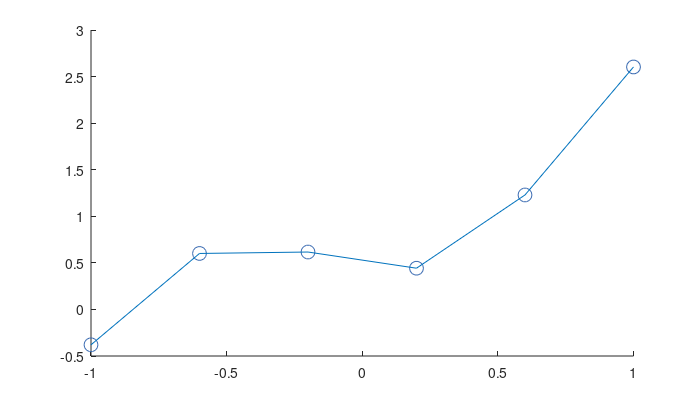

Write MATLAB code to recreate this figure. (Note: this script raises an error after producing the figure.)
%% FF_GRAPH_GRID Grid based Graph, x-axis one param, color another param, over outcomes
%    FF_GRAPH_GRID() draws matrix values (MT_VALUE) as Y, columns
%    (AR_COL_GRID) as X, and rows (AR_ROW_GRID) as separate lines. For
%    example columns could be asset points, and rows could be corresponding
%    to different shocks, and MT_VALUE are different policy optimal chocies
%    given asset and shock points. The AR_ROW_GRID values can be 
%
%    * MT_VALUE R by C numeric matrix
%    * AR_COL_GRID 1 by C array, numeric array
%    * AR_ROW_GRID 1 by R array, numeric or string array (NOT CHAR array)
%    * MP_SUPPORT_GRAPH container map
%
%    MP_SUPPORT_GRAPH keys and Example Values: 
%
%    MP_SUPPORT_GRAPH = containers.Map('KeyType', 'char', 'ValueType', 'any');
%    MP_SUPPORT_GRAPH('cl_st_graph_title') = {'title line main', 'title line 2'};
%    MP_SUPPORT_GRAPH('cl_st_ytitle') = {'y title, matrix values', 'y line 2'};
%    MP_SUPPORT_GRAPH('cl_st_xtitle') = {'x title, matrix columns', 'x line 2'};
%    MP_SUPPORT_GRAPH('st_rowvar_name') = 'category rows';
%    MP_SUPPORT_GRAPH('st_legend_loc') = 'northwest';
%    MP_SUPPORT_GRAPH('bl_graph_logy') = true;
%    MP_SUPPORT_GRAPH('it_legend_select') = 5;
%    MP_SUPPORT_GRAPH('st_rounding') = '.2f';
%    MP_SUPPORT_GRAPH('cl_scatter_shapes') = {'s', 'x', 'o', 'd'};
%    MP_SUPPORT_GRAPH('cl_colors') = {'blue', 'red', 'black', 'green'};
%      
%    Possible Colors:
%    {'blue', 'red', 'black', 'green', 'brown', 'purple', 'gray', 'orange'}
%
%    When the number of rows (shocks) is below six, each line will have
%    a scatter point overlay with different scatter patterns.
%
%    Each rows (shocks), will have a different color from a color
%    spectrum. In the legend, at most 5 color/shape values will be shown.
%    When the number of rows exceeds 5, only five colors will be shown. The
%    middle color could be zero shock, the boundary points are highest and
%    lowest shock points.
%
%    FF_GRAPH_GRID() draw figure with a testing matrix. f(row, col), 6 row
%    values, 10 column values, f are growing splines with different
%    x-intercepts and random shocks
%
%    FF_GRAPH_GRID(MT_VALUE) draw a figure with a matrix of values. The
%    matrix values will show up as y=axis values. The x-axis will be column
%    index. Each row will have a different colored/patterned line. Legend
%    indicates row index.
%
%    FF_GRAPH_GRID(MT_VALUE, AR_ROW_GRID, AR_COL_GRID) uses the column grid
%    values as x-axis points, and row-grid points as legend labels.
%
%    FF_GRAPH_GRID(MT_VALUE, AR_ROW_GRID, AR_COL_GRID, MP_SUPPORT_GRAPH)
%    overrides local default options.
%
%    See also FX_GRAPH_GRID

%%
function varargout = ff_graph_grid(varargin)

%% Parse Main Inputs and Set Defaults

if (~isempty(varargin))
    
    if (length(varargin)==1)
        mt_value = varargin{:};
        [it_rows, it_cols] = size(mt_value);
        ar_row_grid = num2str(1:1:it_rows);
        ar_col_grid = 1:1:it_cols;
    elseif (length(varargin)==3)
        [mt_value, ar_row_grid, ar_col_grid] = varargin{:};
    elseif (length(varargin)==4)
        [mt_value, ar_row_grid, ar_col_grid, mp_support_graph_ext] = varargin{:};
    end
    
else
    
    close all;
    ar_row_grid = linspace(-4, 11, 8);
    ar_col_grid = linspace(-1, 1, 6);
    rng(123);
    mt_value = 0.2*ar_row_grid' + exp(ar_col_grid) + rand([length(ar_row_grid), length(ar_col_grid)]);
    
end

%% Set and Update Graph Support Map
mp_support_graph = containers.Map('KeyType', 'char', 'ValueType', 'any');
mp_support_graph('cl_st_graph_title') = {'title line main', 'title line 2'};
mp_support_graph('cl_st_ytitle') = {'y title, matrix values', 'y line 2'};
mp_support_graph('cl_st_xtitle') = {'x title, matrix columns', 'x line 2'};
mp_support_graph('st_rowvar_name') = 'category rows';
mp_support_graph('st_legend_loc') = 'northwest';
mp_support_graph('bl_graph_logy') = true;
mp_support_graph('it_legend_select') = 5;
mp_support_graph('st_rounding') = '.2f';
mp_support_graph('cl_scatter_shapes') = ...
    {'o', 'd', 's', 'p', 'h', 'x', '*', '>', '<'};
mp_support_graph('cl_colors') = ...
    {'blue', 'red', 'black', 'green', 'brown', 'purple', 'gray', 'orange'};
mp_support_graph('cl_colors') = ...
    {'blue', 'red', 'black', 'green', 'brown', 'purple', 'gray', 'orange'};

% override default support_map values
if (length(varargin)==4)
    mp_support_graph = [mp_support_graph; mp_support_graph_ext];
end

%% Parse Title and Lengends
cl_params = values(mp_support_graph, {'cl_st_graph_title', ...
    'cl_st_ytitle', 'cl_st_xtitle', 'st_rowvar_name'});
[cl_st_graph_title, cl_st_ytitle, cl_st_xtitle, st_rowvar_name] = cl_params{:};
cl_params = values(mp_support_graph, {'st_legend_loc', 'bl_graph_logy', ...
    'it_legend_select', 'st_rounding'});
[st_legend_loc, bl_graph_logy, it_legend_select, st_rounding] = cl_params{:};

%% Parse Graphing Details
cl_params = values(mp_support_graph, {'cl_scatter_shapes', 'cl_colors'});
[cl_scatter_shapes, cl_colors] = cl_params{:};

mp_colors = containers.Map('KeyType', 'char', 'ValueType', 'any');
mp_colors('blue')   = [57 106 177]./255;
mp_colors('red')    = [204 37 41]./255;
mp_colors('black')  = [83 81 84]./255;
mp_colors('green')  = [62 150 81]./255;
				    
mp_colors('brown')  = [146 36 40]./255;
mp_colors('purple') = [107 76 154]./255;
mp_colors('gray')   = [128 133 133]./255;
mp_colors('orange')   = [255 140 0]./255;

cl_color_values = values(mp_colors, cl_colors);

%% Generaet Graph

if (bl_graph_logy)
    ar_it_plot = [1,2];
else
    ar_it_plot = [1];
end

for it_plot = ar_it_plot
    
    %% Plot Initiate
    pl_obj = figure('PaperPosition', [0 0 7 4]);
    hold on;
    
    it_graph_counter = 0;
    cl_legend = [];
    
    %% Log Transform
    ar_x = ar_col_grid;
    mt_value_use = mt_value;
    if (it_plot == 2)
        if (min(min(mt_value))>0)
            mt_value_use = log(mt_value_use + 0.001);
            st_log_func_y = 'LOG(Y)';
        else
            fl_y_log_adj = abs(min(min(mt_value)))+0.001;
            mt_value_use = log(mt_value_use + fl_y_log_adj);
            st_log_func_y = 'LOG(Y+min(Y))';
        end
        if (min(ar_col_grid)>0)
            ar_x = log(ar_x);
            st_log_func_x = 'LOG(X)';
        else
            ar_x = log(ar_x-min(ar_col_grid)+0.001);
            st_log_func_x = 'LOG(X+min(X))';
        end
    end
    
    %% Plot Given Fewer or Many Rows Counts
    if (length(ar_row_grid) > length(cl_scatter_shapes))
        
        %% Plot Many Rows as Jet Lines        
        chart = plot(mt_value_use');
        clr = jet(numel(chart));
        for m = 1:numel(chart)
            set(chart(m),'Color',clr(m,:))
        end
        
    else
        
        %% Plot Less than 7 Rows as Scatter + Lines
        for it_color = 1:length(ar_row_grid)
            
            florst_row_param = ar_row_grid(it_color);
            
            it_graph_counter = it_graph_counter + 1;
            ar_color = cl_color_values{it_color};
            
            % Access Y Values
            ar_y_use = mt_value_use(it_color,:);
            
            % Access X Values
            it_csize = 100;
            st_shape = cl_scatter_shapes{it_color};
            
            % scatter draw
            scatter(ar_x', ar_y_use', it_csize, ...
                ar_color, st_shape, ...
                'MarkerFaceAlpha', 1.0, 'MarkerEdgeAlpha', 1.0);
            
            % line draw
            line = plot(ar_x, ar_y_use);
            line.Color = ar_color;
            line.LineStyle = '-';
            line.LineWidth = 2;
            line.HandleVisibility = 'off';
            
            % Legend
            if (isnumeric(florst_row_param))
                cl_legend{it_graph_counter} = compose(strcat(st_rowvar_name, "%", st_rounding), florst_row_param);
            else
                cl_legend{it_graph_counter} = florst_row_param;
            end
        end
    end
    
    %% Titling
    cl_st_ytitle_use = cl_st_ytitle;
    cl_st_xtitle_use = cl_st_xtitle;
    cl_st_graph_title_use = cl_st_graph_title;
    if (it_plot == 2)
        cl_st_ytitle_use{length(cl_st_ytitle_use)+1} = st_log_func_y;
        cl_st_xtitle_use{length(cl_st_xtitle_use)+1} = st_log_func_x;
    end
    title(cl_st_graph_title_use);
    ylabel(cl_st_ytitle_use);
    xlabel(cl_st_xtitle_use);
    
    %% Legend
    st_legend_loc_use = st_legend_loc;
    if (it_plot == 2)
        st_legend_loc_use = 'best';
    end
    
    if (length(ar_row_grid)> length(cl_scatter_shapes))
        ar_it_legend_select = fliplr(round(linspace(1, length(ar_row_grid), it_legend_select)));
        if(isstring(ar_row_grid))
            cl_legend = ar_row_grid;
        else
            cl_legend = cellstr(num2str(ar_row_grid', strcat(st_rowvar_name, '%', st_rounding)));        
        end        
        legend(chart(ar_it_legend_select), cl_legend(ar_it_legend_select), 'Location', st_legend_loc_use);
    else
        legend(cl_legend, 'Location', st_legend_loc_use);
    end
    
    grid on;
    grid minor;
    snapnow;
    
end

%% Return
varargout = cell(nargout,0);
for it_k = 1:nargout
    if (it_k==1)
        ob_out_cur = pl_obj;
    end
    varargout{it_k} = ob_out_cur;
end


end
